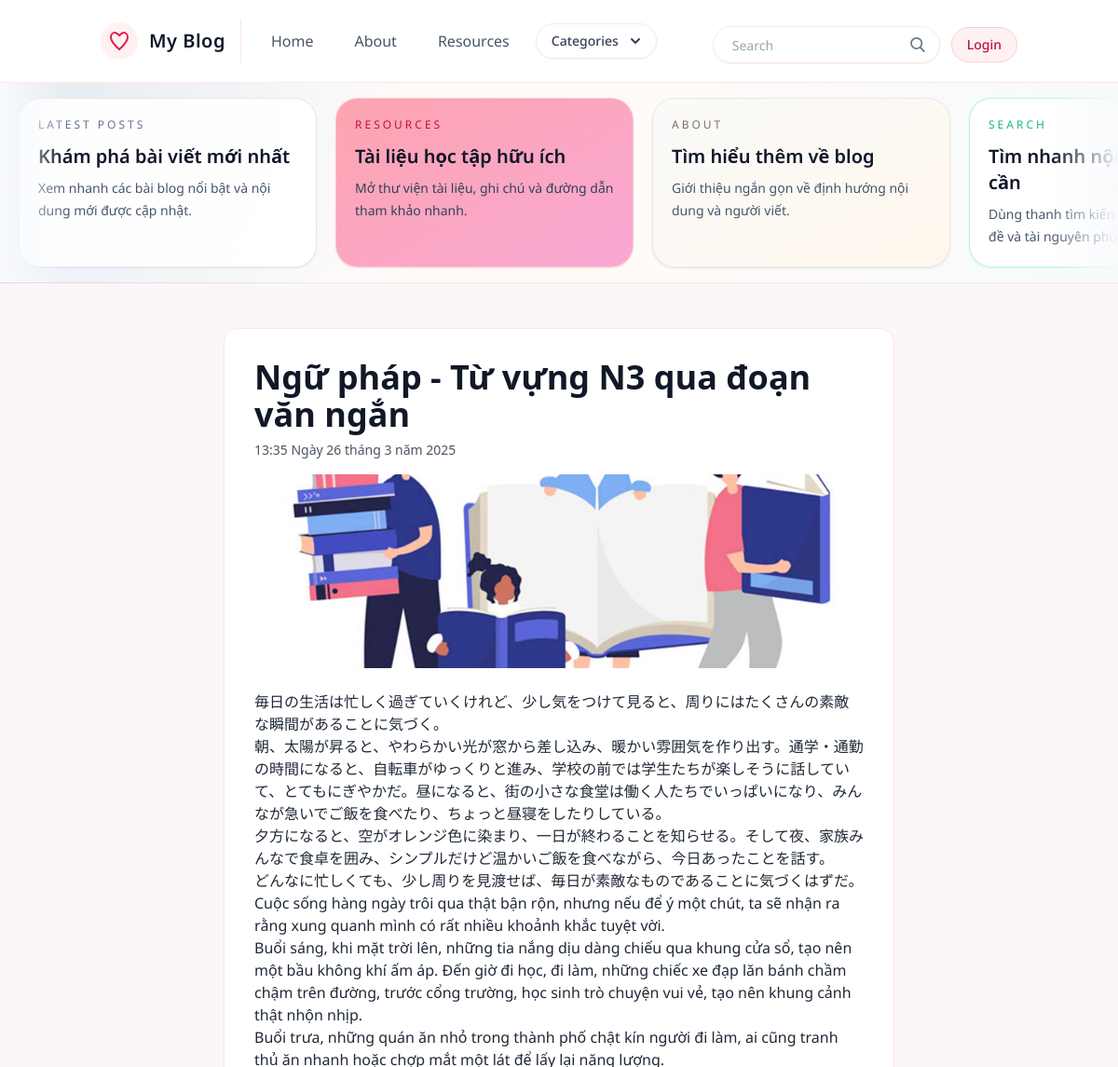
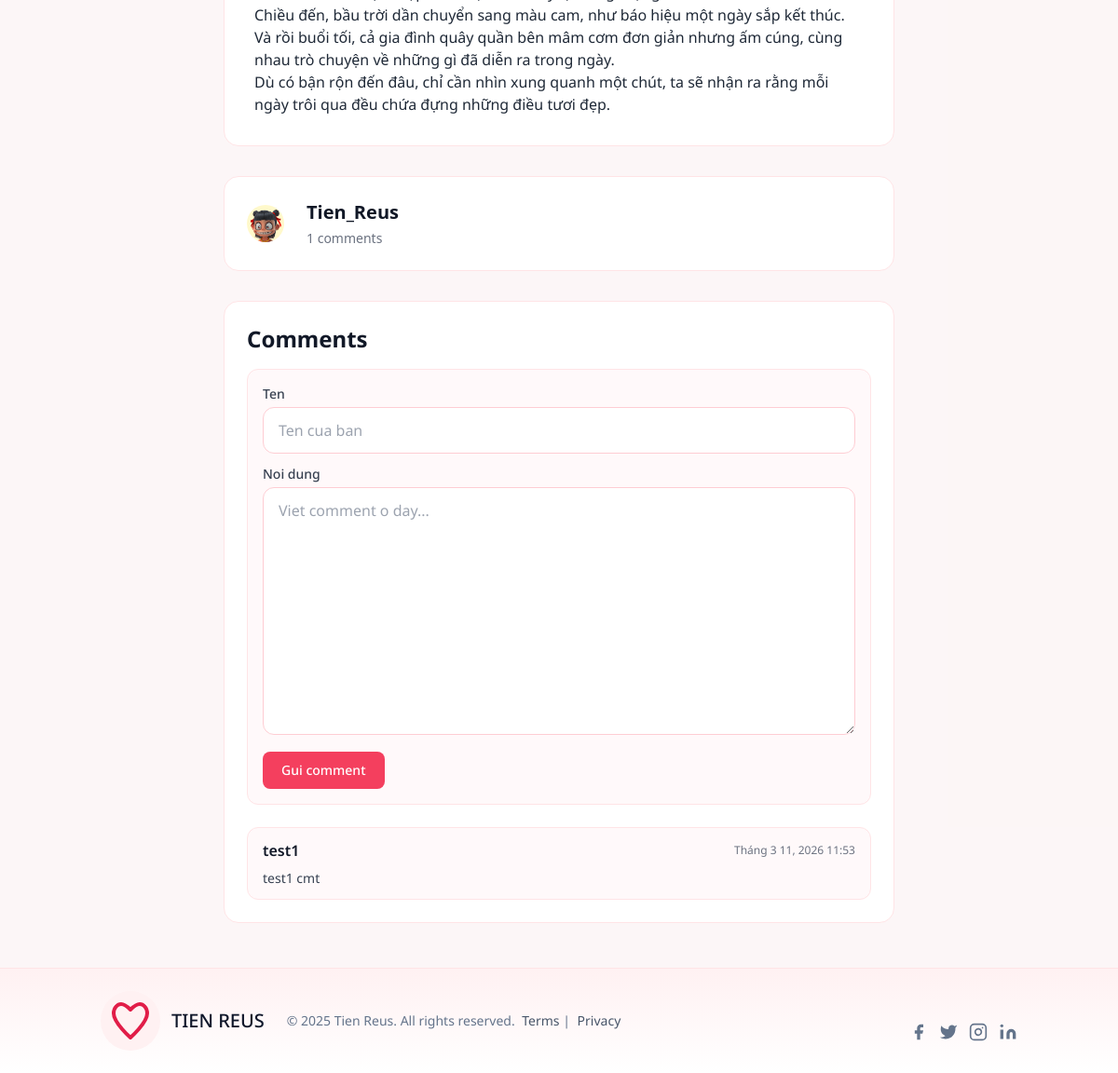
The page /post/learn-post-13/ on the database its author committed (2 pictures, top to bottom).
### posts/models.py (models this page shows, shortened)
class Post(models.Model):
    STATUS_DRAFT = "draft"
    STATUS_PUBLISHED = "published"
    STATUS_CHOICES = [
        (STATUS_DRAFT, "Draft"),
        (STATUS_PUBLISHED, "Published"),
    ]
    title = models.CharField(max_length=100)
    slug = models.SlugField()
    overview = models.TextField()
    timestamp = models.DateTimeField(auto_now_add=True)
    content = models.TextField()
    author = models.ForeignKey(Author, on_delete=models.CASCADE)
    thumbnail = models.ImageField()
    categories = models.ManyToManyField(Category)
    featured = models.BooleanField()
    status = models.CharField(max_length=20, choices=STATUS_CHOICES, default=STATUS_PUBLISHED)

class Author(models.Model):
    user = models.OneToOneField(User, on_delete=models.CASCADE)
    display_name = models.CharField(max_length=150, blank=True)
    profile_picture = models.ImageField(blank=True)
    def __str__(self):
        return self.display_name or self.user.username

class Comment(models.Model):
    post = models.ForeignKey(
        Post,
        on_delete=models.CASCADE,
        related_name="comments",
    )
    author_name = models.CharField(max_length=80)
    body = models.TextField(max_length=1000)
    created_at = models.DateTimeField(auto_now_add=True)
    class Meta:
        ordering = ["-created_at"]

### posts/views.py (the view)
# urls.py: path('post/<slug>/', post, name = 'post'),
def post (request,slug):
    post = published_posts().filter(slug=slug).order_by("-timestamp", "-id").first()
    if not post:
        raise Http404()
    if request.method == "POST":
        comment_form = CommentForm(request.POST)
        if comment_form.is_valid():
            comment = comment_form.save(commit=False)
            comment.post = post
            comment.save()
            messages.success(request, "Comment da duoc gui.")
            return redirect("post", slug=slug)
    else:
        comment_form = CommentForm()
    latest = published_posts().order_by('-timestamp')[:3]
    comments = post.comments.all()
    context = {
        'post': post,
        'latest': latest,
        'comments': comments,
        'comment_form': comment_form,
    }
    return render(request, 'post.html', context)

### posts/forms.py
class CommentForm(forms.ModelForm):
    class Meta:
        model = Comment
        fields = ["author_name", "body"]
        widgets = {
            "author_name": forms.TextInput(
                attrs={
                    "class": "w-full rounded-xl border border-rose-200 px-4 py-3",
                    "placeholder": "Ten cua ban",
                }
            ),
            "body": forms.Textarea(
                attrs={
                    "class": "w-full rounded-xl border border-rose-200 px-4 py-3 min-h-[110px]",
                    "placeholder": "Viet comment o day...",
                }
            ),
        }

### posts/templatetags/markdown_extras.py (called while the page is built)
@register.filter()
@stringfilter
def markdown(value):
    return md.markdown(value, extensions=['markdown.extensions.fenced_code'])

@register.simple_tag
def get_categories():
    return Category.objects.all()[0:3]

### posts/views.py (called while the page is built)
def published_posts():
    return Post.objects.filter(status=Post.STATUS_PUBLISHED)

### templates/post.html (shortened to what this page needs)
{% extends 'base.html' %}
{% load markdown_extras %}
{% block content %}
<section class="bg-rose-50/40 py-12">
  <div class="container mx-auto w-full max-w-3xl px-4 md:px-6">
    <article class="rounded-2xl border border-rose-100 bg-white p-6 md:p-8">
      <header class="font-sans">
        <h1 class="break-normal text-3xl font-bold text-gray-900 md:text-4xl">{{ post.title }}</h1>
        <p class="mt-2 text-sm font-normal text-gray-600">{{ post.timestamp }}</p>
        <img class="mt-4 h-52 w-full rounded-xl object-cover object-center" src="{{ post.thumbnail.url }}" alt="content">
      </header>
      <div class="prose prose-rose mt-6 max-w-none text-gray-800">
        {{ post.content | markdown | safe }}
      </div>
    </article>
    <div class="mt-8 rounded-2xl border border-rose-100 bg-white p-6">
      <div class="flex w-full items-center font-sans">
        {% if post.author.profile_picture %}
        <img class="mr-4 h-10 w-10 rounded-full object-cover" src="{{ post.author.profile_picture.url }}" alt="author">
        {% else %}
        <div class="mr-4 flex h-10 w-10 shrink-0 items-center justify-center overflow-hidden rounded-full bg-rose-100 text-sm font-semibold uppercase leading-none text-rose-700">
          {{ post.author|stringformat:"s"|first }}
        </div>
        {% endif %}
        <div class="flex-1 px-2">
          <p class="mb-1 text-base font-bold leading-none text-gray-900 md:text-xl">{{ post.author }}</p>
          <p class="text-sm text-gray-500">{{ comments|length }} comments</p>
        </div>
      </div>
    </div>
    <section class="mt-8 rounded-2xl border border-rose-100 bg-white p-6">
      <h2 class="text-2xl font-bold text-gray-900">Comments</h2>
      <form method="post" class="mt-4 rounded-xl border border-rose-100 bg-rose-50/40 p-4">
        <div class="grid gap-3">
          <div>
            <label for="{{ comment_form.author_name.id_for_label }}" class="mb-1 block text-sm font-medium text-gray-700">Ten</label>
            {{ comment_form.author_name }}
          </div>
          <div>
            <label for="{{ comment_form.body.id_for_label }}" class="mb-1 block text-sm font-medium text-gray-700">Noi dung</label>
            {{ comment_form.body }}
          </div>
          <button type="submit" class="w-fit rounded-lg bg-rose-500 px-5 py-2.5 text-sm font-medium text-white hover:bg-rose-600">Gui comment</button>
        </div>
      </form>
      <div class="mt-6 space-y-3">
        {% for comment in comments %}
        <article class="rounded-xl border border-rose-100 bg-rose-50/40 px-4 py-3">
          <div class="flex items-center justify-between gap-3">
            <p class="font-semibold text-gray-900">{{ comment.author_name }}</p>
            <p class="text-xs text-gray-500">{{ comment.created_at|date:"M d, Y H:i" }}</p>
          </div>
          <p class="mt-2 whitespace-pre-line text-sm text-gray-700">{{ comment.body }}</p>
        </article>
        {% empty %}
        <div class="rounded-xl border border-dashed border-gray-300 px-4 py-4 text-sm text-gray-500">
          Chua co comment nao.
        </div>
        {% endfor %}
      </div>
    </section>
  </div>
</section>
{% endblock content %}

### templates/base.html (style rules this page uses)
:root { --font-ui: "Noto Sans", "Segoe UI", Tahoma, Geneva, Verdana, sans-serif; }
html, body { font-family: var(--font-ui); font-synthesis-weight: none; text-rendering: optimizeLegibility; -webkit-font-smoothing: antialiased; -moz-osx-font-smoothing: grayscale; }

### rows shown on the page
Post: title "Ngữ pháp - Từ vựng N3 qua đoạn văn ngắn", timestamp "13:35 Ngày 26 tháng 3 năm 2025", thumbnail (picture), content "毎日の生活は忙しく過ぎていくけれど、少し気をつけて見ると、周りにはたくさんの素敵な瞬間があることに気づく。 朝、太陽が昇ると、やわらかい光が窓から差し込み、暖かい雰囲気を作り出す。通学・通勤の時間になると、自転車がゆっくりと進み、学校の前では学生たちが楽しそうに話していて、とてもにぎやかだ。昼になると、街の小さな食堂は働く人たちでいっぱいになり、みんなが急いでご飯を食べたり、ちょっと昼寝をしたりしている。 夕方になると、空がオレンジ色に染まり、一日が終わることを知らせる。そして夜、家族みんなで食卓を囲み、シンプルだけど温かいご飯を食べながら、今日あったことを話す。 どんなに忙しくても、少し周りを見渡せば、毎日が素敵なものであることに気づくはずだ。 Cuộc sống hàng ngày trôi qua thật bận rộn, nhưng nếu để ý một chút, ta sẽ nhận ra rằng xung quanh mình có rất nhiều khoảnh khắc tuyệt vời. Buổi sáng, khi mặt trời lên, những tia nắng dịu dàng chiếu qua khung cửa sổ, tạo nên một bầu không khí ấm áp. Đến giờ đi học, đi làm, những chiếc xe đạp lăn bánh chầm chậm trên đường, trước cổng trường, học sinh trò chuyện vui vẻ,…", author.profile_picture (picture), author "Tien_Reus"
Comment: author_name "test1", created_at "Tháng 3 11, 2026 11:53", body "test1 cmt"

### other values the page prints
{{ comments|length }} "1"
